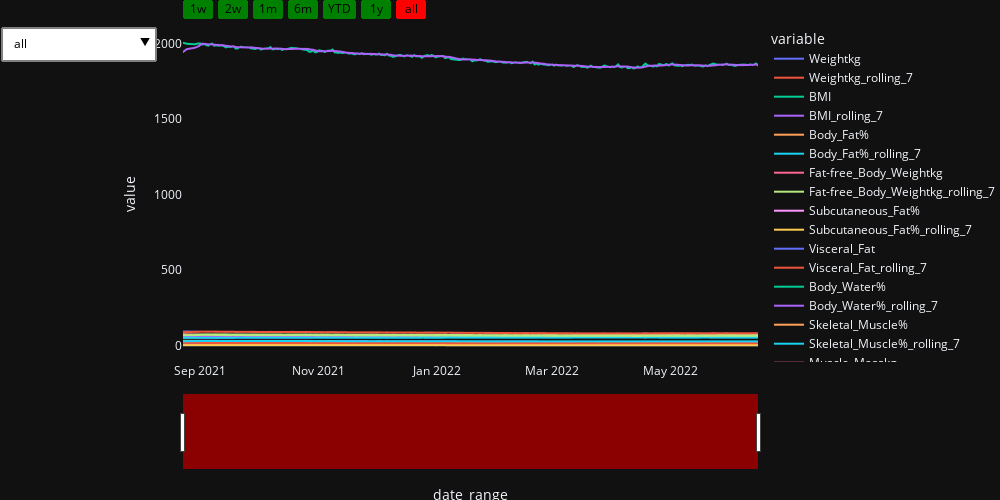

Here is the notebook cell this chart was saved with:
### Code cell
# df = df.set_index('date_range')
df_linechart = df[['date_range',
                   'Weightkg','Weightkg_rolling_7',
                   'BMI','BMI_rolling_7',
                   'Body_Fat%','Body_Fat%_rolling_7',
                   'Fat-free_Body_Weightkg','Fat-free_Body_Weightkg_rolling_7',
                   'Subcutaneous_Fat%','Subcutaneous_Fat%_rolling_7',
                   'Visceral_Fat','Visceral_Fat_rolling_7', 
                   'Body_Water%','Body_Water%_rolling_7',
                   'Skeletal_Muscle%','Skeletal_Muscle%_rolling_7',
                   'Muscle_Masskg','Muscle_Masskg_rolling_7',
                   'Bone_Masskg','Bone_Masskg_rolling_7',
                   'Protein%','Protein%_rolling_7',
                   'BMRkcal','BMRkcal_rolling_7',
                   'Metabolic_Age','Metabolic_Age_rolling_7']]


maps = {
        'Weightkg': ['Weightkg','Weightkg_rolling_7'],
        'BMI':['BMI','BMI_rolling_7'],
        'BodyFat': ['Body_Fat%','Body_Fat%_rolling_7'],
        'FatFree_BodyWeight':['Fat-free_Body_Weightkg','Fat-free_Body_Weightkg_rolling_7'],
        'Subcutaneous_Fat%':['Subcutaneous_Fat%','Subcutaneous_Fat%_rolling_7'],
        'VisceralFat':['Visceral_Fat','Visceral_Fat_rolling_7'],
        'BodyWater%':['Body_Water%','Body_Water%_rolling_7'],
        'SkeletalMuscle%':['Skeletal_Muscle%','Skeletal_Muscle%_rolling_7'],
        'MuscleMassKg':['Muscle_Masskg','Muscle_Masskg_rolling_7'],
        'BoneMassKg':['Bone_Masskg','Bone_Masskg_rolling_7'],
        'Protien%':['Protein%','Protein%_rolling_7'],
        'BMRKcal':['BMRkcal','BMRkcal_rolling_7'],
        'Metabolic_Age':['Metabolic_Age','Metabolic_Age_rolling_7']
       
       }


# plotly figure
fig = px.line(df_linechart, x=df_linechart.date_range, y = df_linechart.columns[1:]) 

# groups and trace visibilities
group = []
vis = []
visList = []
for m in maps.keys():
    for col in df_linechart.columns[1:]:
        if col in maps[m]:
            vis.append(True)
        else:
            vis.append(False)
    group.append(m)
    visList.append(vis)
    vis = []
    
    

# buttons for each group
buttons = []
for i, g in enumerate(group):
    button =  dict(label=g,
                   method = 'restyle',
                    args = ['visible',visList[i]])
    buttons.append(button)

buttons = [{'label': 'all',
                 'method': 'restyle',
                 'args': ['visible', [True, True, True, True, True, True]]}] + buttons



# update layout with buttons                       
fig.update_layout(
    updatemenus=[
        dict(
        type="dropdown",
        direction="down",
        buttons = buttons,
        bgcolor='white',
        font={'color':'black'},
        borderwidth=2,
        bordercolor='Grey')
    ],
)


fig.update_layout(
    width=1000,
    height=500,
    autosize=False,
    margin=dict(t=0, b=0, l=0, r=0),
    template="plotly_dark"
)

  
    
fig.update_layout(
    xaxis=dict(
        rangeselector=dict(
            buttons=list([
                dict(count=7,
                     label="1w",
                     step="day",
                     stepmode="backward",
                    visible=True),
                dict(count=14,
                     label="2w",
                     step="day",
                     stepmode="backward",
                    visible=True),
                dict(count=1,
                     label="1m",
                     step="month",
                     stepmode="backward",
                    visible=True),
                dict(count=6,
                     label="6m",
                     step="month",
                     stepmode="backward",
                    visible=True),
                dict(count=1,
                     label="YTD",
                     step="year",
                     stepmode="todate",
                    visible=True),
                dict(count=1,
                     label="1y",
                     step="year",
                     stepmode="backward",
                    visible=True),
                dict(step="all")
            ])
 
        ),
        rangeslider=dict(
            visible=True,
            bgcolor= 'darkred'
        ),
        
        type="date"
    ),
template="plotly_dark",
xaxis_rangeselector_font_color='black',
xaxis_rangeselector_activecolor='red',
xaxis_rangeselector_bgcolor='green',
)
fig.update_xaxes(showline=False, showgrid=False, linewidth=2, linecolor='black', gridcolor='black')
fig.update_yaxes(showline=False, showgrid=False, linewidth=2, linecolor='black', gridcolor='black')






# buttons
fig.show()

### Figure 1 — Plotly figure (JSON) as saved in the notebook; plotly's stock layout.template omitted (floating-point values rounded to 4 significant figures; data arrays with more than 128 entries replaced by an {"elided": "..."} marker saying what was removed)
{"data": [{"hovertemplate": "variable=Weightkg<br>date_range=%{x}<br>value=%{y}<extra></extra>", "legendgroup": "Weightkg", "line": {"color": "#636efa", "dash": "solid"}, "marker": {"symbol": "circle"}, "mode": "lines", "name": "Weightkg", "showlegend": true, "type": "scattergl", "x": {"elided": "279 str values"}, "xaxis": "x", "y": {"elided": "279 float values"}, "yaxis": "y"}, {"hovertemplate": "variable=Weightkg_rolling_7<br>date_range=%{x}<br>value=%{y}<extra></extra>", "legendgroup": "Weightkg_rolling_7", "line": {"color": "#EF553B", "dash": "solid"}, "marker": {"symbol": "circle"}, "mode": "lines", "name": "Weightkg_rolling_7", "showlegend": true, "type": "scattergl", "x": {"elided": "279 str values"}, "xaxis": "x", "y": {"elided": "279 float values"}, "yaxis": "y"}, {"hovertemplate": "variable=BMI<br>date_range=%{x}<br>value=%{y}<extra></extra>", "legendgroup": "BMI", "line": {"color": "#00cc96", "dash": "solid"}, "marker": {"symbol": "circle"}, "mode": "lines", "name": "BMI", "showlegend": true, "type": "scattergl", "x": {"elided": "279 str values"}, "xaxis": "x", "y": {"elided": "279 float values"}, "yaxis": "y"}, {"hovertemplate": "variable=BMI_rolling_7<br>date_range=%{x}<br>value=%{y}<extra></extra>", "legendgroup": "BMI_rolling_7", "line": {"color": "#ab63fa", "dash": "solid"}, "marker": {"symbol": "circle"}, "mode": "lines", "name": "BMI_rolling_7", "showlegend": true, "type": "scattergl", "x": {"elided": "279 str values"}, "xaxis": "x", "y": {"elided": "279 float values"}, "yaxis": "y"}, {"hovertemplate": "variable=Body_Fat%<br>date_range=%{x}<br>value=%{y}<extra></extra>", "legendgroup": "Body_Fat%", "line": {"color": "#FFA15A", "dash": "solid"}, "marker": {"symbol": "circle"}, "mode": "lines", "name": "Body_Fat%", "showlegend": true, "type": "scattergl", "x": {"elided": "279 str values"}, "xaxis": "x", "y": {"elided": "279 float values"}, "yaxis": "y"}, {"hovertemplate": "variable=Body_Fat%_rolling_7<br>date_range=%{x}<br>value=%{y}<extra></extra>", "legendgroup": "Body_Fat%_rolling_7", "line": {"color": "#19d3f3", "dash": "solid"}, "marker": {"symbol": "circle"}, "mode": "lines", "name": "Body_Fat%_rolling_7", "showlegend": true, "type": "scattergl", "x": {"elided": "279 str values"}, "xaxis": "x", "y": {"elided": "279 float values"}, "yaxis": "y"}, {"hovertemplate": "variable=Fat-free_Body_Weightkg<br>date_range=%{x}<br>value=%{y}<extra></extra>", "legendgroup": "Fat-free_Body_Weightkg", "line": {"color": "#FF6692", "dash": "solid"}, "marker": {"symbol": "circle"}, "mode": "lines", "name": "Fat-free_Body_Weightkg", "showlegend": true, "type": "scattergl", "x": {"elided": "279 str values"}, "xaxis": "x", "y": {"elided": "279 float values"}, "yaxis": "y"}, {"hovertemplate": "variable=Fat-free_Body_Weightkg_rolling_7<br>date_range=%{x}<br>value=%{y}<extra></extra>", "legendgroup": "Fat-free_Body_Weightkg_rolling_7", "line": {"color": "#B6E880", "dash": "solid"}, "marker": {"symbol": "circle"}, "mode": "lines", "name": "Fat-free_Body_Weightkg_rolling_7", "showlegend": true, "type": "scattergl", "x": {"elided": "279 str values"}, "xaxis": "x", "y": {"elided": "279 float values"}, "yaxis": "y"}, {"hovertemplate": "variable=Subcutaneous_Fat%<br>date_range=%{x}<br>value=%{y}<extra></extra>", "legendgroup": "Subcutaneous_Fat%", "line": {"color": "#FF97FF", "dash": "solid"}, "marker": {"symbol": "circle"}, "mode": "lines", "name": "Subcutaneous_Fat%", "showlegend": true, "type": "scattergl", "x": {"elided": "279 str values"}, "xaxis": "x", "y": {"elided": "279 float values"}, "yaxis": "y"}, {"hovertemplate": "variable=Subcutaneous_Fat%_rolling_7<br>date_range=%{x}<br>value=%{y}<extra></extra>", "legendgroup": "Subcutaneous_Fat%_rolling_7", "line": {"color": "#FECB52", "dash": "solid"}, "marker": {"symbol": "circle"}, "mode": "lines", "name": "Subcutaneous_Fat%_rolling_7", "showlegend": true, "type": "scattergl", "x": {"elided": "279 str values"}, "xaxis": "x", "y": {"elided": "279 float values"}, "yaxis": "y"}, {"hovertemplate": "variable=Visceral_Fat<br>date_range=%{x}<br>value=%{y}<extra></extra>", "legendgroup": "Visceral_Fat", "line": {"color": "#636efa", "dash": "solid"}, "marker": {"symbol": "circle"}, "mode": "lines", "name": "Visceral_Fat", "showlegend": true, "type": "scattergl", "x": {"elided": "279 str values"}, "xaxis": "x", "y": {"elided": "279 int values"}, "yaxis": "y"}, {"hovertemplate": "variable=Visceral_Fat_rolling_7<br>date_range=%{x}<br>value=%{y}<extra></extra>", "legendgroup": "Visceral_Fat_rolling_7", "line": {"color": "#EF553B", "dash": "solid"}, "marker": {"symbol": "circle"}, "mode": "lines", "name": "Visceral_Fat_rolling_7", "showlegend": true, "type": "scattergl", "x": {"elided": "279 str values"}, "xaxis": "x", "y": {"elided": "279 float values"}, "yaxis": "y"}, {"hovertemplate": "variable=Body_Water%<br>date_range=%{x}<br>value=%{y}<extra></extra>", "legendgroup": "Body_Water%", "line": {"color": "#00cc96", "dash": "solid"}, "marker": {"symbol": "circle"}, "mode": "lines", "name": "Body_Water%", "showlegend": true, "type": "scattergl", "x": {"elided": "279 str values"}, "xaxis": "x", "y": {"elided": "279 float values"}, "yaxis": "y"}, {"hovertemplate": "variable=Body_Water%_rolling_7<br>date_range=%{x}<br>value=%{y}<extra></extra>", "legendgroup": "Body_Water%_rolling_7", "line": {"color": "#ab63fa", "dash": "solid"}, "marker": {"symbol": "circle"}, "mode": "lines", "name": "Body_Water%_rolling_7", "showlegend": true, "type": "scattergl", "x": {"elided": "279 str values"}, "xaxis": "x", "y": {"elided": "279 float values"}, "yaxis": "y"}, {"hovertemplate": "variable=Skeletal_Muscle%<br>date_range=%{x}<br>value=%{y}<extra></extra>", "legendgroup": "Skeletal_Muscle%", "line": {"color": "#FFA15A", "dash": "solid"}, "marker": {"symbol": "circle"}, "mode": "lines", "name": "Skeletal_Muscle%", "showlegend": true, "type": "scattergl", "x": {"elided": "279 str values"}, "xaxis": "x", "y": {"elided": "279 float values"}, "yaxis": "y"}, {"hovertemplate": "variable=Skeletal_Muscle%_rolling_7<br>date_range=%{x}<br>value=%{y}<extra></extra>", "legendgroup": "Skeletal_Muscle%_rolling_7", "line": {"color": "#19d3f3", "dash": "solid"}, "marker": {"symbol": "circle"}, "mode": "lines", "name": "Skeletal_Muscle%_rolling_7", "showlegend": true, "type": "scattergl", "x": {"elided": "279 str values"}, "xaxis": "x", "y": {"elided": "279 float values"}, "yaxis": "y"}, {"hovertemplate": "variable=Muscle_Masskg<br>date_range=%{x}<br>value=%{y}<extra></extra>", "legendgroup": "Muscle_Masskg", "line": {"color": "#FF6692", "dash": "solid"}, "marker": {"symbol": "circle"}, "mode": "lines", "name": "Muscle_Masskg", "showlegend": true, "type": "scattergl", "x": {"elided": "279 str values"}, "xaxis": "x", "y": {"elided": "279 float values"}, "yaxis": "y"}, {"hovertemplate": "variable=Muscle_Masskg_rolling_7<br>date_range=%{x}<br>value=%{y}<extra></extra>", "legendgroup": "Muscle_Masskg_rolling_7", "line": {"color": "#B6E880", "dash": "solid"}, "marker": {"symbol": "circle"}, "mode": "lines", "name": "Muscle_Masskg_rolling_7", "showlegend": true, "type": "scattergl", "x": {"elided": "279 str values"}, "xaxis": "x", "y": {"elided": "279 float values"}, "yaxis": "y"}, {"hovertemplate": "variable=Bone_Masskg<br>date_range=%{x}<br>value=%{y}<extra></extra>", "legendgroup": "Bone_Masskg", "line": {"color": "#FF97FF", "dash": "solid"}, "marker": {"symbol": "circle"}, "mode": "lines", "name": "Bone_Masskg", "showlegend": true, "type": "scattergl", "x": {"elided": "279 str values"}, "xaxis": "x", "y": {"elided": "279 float values"}, "yaxis": "y"}, {"hovertemplate": "variable=Bone_Masskg_rolling_7<br>date_range=%{x}<br>value=%{y}<extra></extra>", "legendgroup": "Bone_Masskg_rolling_7", "line": {"color": "#FECB52", "dash": "solid"}, "marker": {"symbol": "circle"}, "mode": "lines", "name": "Bone_Masskg_rolling_7", "showlegend": true, "type": "scattergl", "x": {"elided": "279 str values"}, "xaxis": "x", "y": {"elided": "279 float values"}, "yaxis": "y"}, {"hovertemplate": "variable=Protein%<br>date_range=%{x}<br>value=%{y}<extra></extra>", "legendgroup": "Protein%", "line": {"color": "#636efa", "dash": "solid"}, "marker": {"symbol": "circle"}, "mode": "lines", "name": "Protein%", "showlegend": true, "type": "scattergl", "x": {"elided": "279 str values"}, "xaxis": "x", "y": {"elided": "279 float values"}, "yaxis": "y"}, {"hovertemplate": "variable=Protein%_rolling_7<br>date_range=%{x}<br>value=%{y}<extra></extra>", "legendgroup": "Protein%_rolling_7", "line": {"color": "#EF553B", "dash": "solid"}, "marker": {"symbol": "circle"}, "mode": "lines", "name": "Protein%_rolling_7", "showlegend": true, "type": "scattergl", "x": {"elided": "279 str values"}, "xaxis": "x", "y": {"elided": "279 float values"}, "yaxis": "y"}, {"hovertemplate": "variable=BMRkcal<br>date_range=%{x}<br>value=%{y}<extra></extra>", "legendgroup": "BMRkcal", "line": {"color": "#00cc96", "dash": "solid"}, "marker": {"symbol": "circle"}, "mode": "lines", "name": "BMRkcal", "showlegend": true, "type": "scattergl", "x": {"elided": "279 str values"}, "xaxis": "x", "y": {"elided": "279 float values"}, "yaxis": "y"}, {"hovertemplate": "variable=BMRkcal_rolling_7<br>date_range=%{x}<br>value=%{y}<extra></extra>", "legendgroup": "BMRkcal_rolling_7", "line": {"color": "#ab63fa", "dash": "solid"}, "marker": {"symbol": "circle"}, "mode": "lines", "name": "BMRkcal_rolling_7", "showlegend": true, "type": "scattergl", "x": {"elided": "279 str values"}, "xaxis": "x", "y": {"elided": "279 float values"}, "yaxis": "y"}, {"hovertemplate": "variable=Metabolic_Age<br>date_range=%{x}<br>value=%{y}<extra></extra>", "legendgroup": "Metabolic_Age", "line": {"color": "#FFA15A", "dash": "solid"}, "marker": {"symbol": "circle"}, "mode": "lines", "name": "Metabolic_Age", "showlegend": true, "type": "scattergl", "x": {"elided": "279 str values"}, "xaxis": "x", "y": {"elided": "279 float values"}, "yaxis": "y"}, {"hovertemplate": "variable=Metabolic_Age_rolling_7<br>date_range=%{x}<br>value=%{y}<extra></extra>", "legendgroup": "Metabolic_Age_rolling_7", "line": {"color": "#19d3f3", "dash": "solid"}, "marker": {"symbol": "circle"}, "mode": "lines", "name": "Metabolic_Age_rolling_7", "showlegend": true, "type": "scattergl", "x": {"elided": "279 str values"}, "xaxis": "x", "y": {"elided": "279 float values"}, "yaxis": "y"}], "layout": {"autosize": false, "height": 500, "legend": {"title": {"text": "variable"}, "tracegroupgap": 0}, "margin": {"b": 0, "l": 0, "r": 0, "t": 0}, "updatemenus": [{"bgcolor": "white", "bordercolor": "Grey", "borderwidth": 2, "buttons": [{"args": ["visible", [true, true, true, true, true, true]], "label": "all", "method": "restyle"}, {"args": ["visible", [true, true, false, false, false, false, false, false, false, false, false, false, false, false, false, false, false, false, false, false, false, false, false, false, false, false]], "label": "Weightkg", "method": "restyle"}, {"args": ["visible", [false, false, true, true, false, false, false, false, false, false, false, false, false, false, false, false, false, false, false, false, false, false, false, false, false, false]], "label": "BMI", "method": "restyle"}, {"args": ["visible", [false, false, false, false, true, true, false, false, false, false, false, false, false, false, false, false, false, false, false, false, false, false, false, false, false, false]], "label": "BodyFat", "method": "restyle"}, {"args": ["visible", [false, false, false, false, false, false, true, true, false, false, false, false, false, false, false, false, false, false, false, false, false, false, false, false, false, false]], "label": "FatFree_BodyWeight", "method": "restyle"}, {"args": ["visible", [false, false, false, false, false, false, false, false, true, true, false, false, false, false, false, false, false, false, false, false, false, false, false, false, false, false]], "label": "Subcutaneous_Fat%", "method": "restyle"}, {"args": ["visible", [false, false, false, false, false, false, false, false, false, false, true, true, false, false, false, false, false, false, false, false, false, false, false, false, false, false]], "label": "VisceralFat", "method": "restyle"}, {"args": ["visible", [false, false, false, false, false, false, false, false, false, false, false, false, true, true, false, false, false, false, false, false, false, false, false, false, false, false]], "label": "BodyWater%", "method": "restyle"}, {"args": ["visible", [false, false, false, false, false, false, false, false, false, false, false, false, false, false, true, true, false, false, false, false, false, false, false, false, false, false]], "label": "SkeletalMuscle%", "method": "restyle"}, {"args": ["visible", [false, false, false, false, false, false, false, false, false, false, false, false, false, false, false, false, true, true, false, false, false, false, false, false, false, false]], "label": "MuscleMassKg", "method": "restyle"}, {"args": ["visible", [false, false, false, false, false, false, false, false, false, false, false, false, false, false, false, false, false, false, true, true, false, false, false, false, false, false]], "label": "BoneMassKg", "method": "restyle"}, {"args": ["visible", [false, false, false, false, false, false, false, false, false, false, false, false, false, false, false, false, false, false, false, false, true, true, false, false, false, false]], "label": "Protien%", "method": "restyle"}, {"args": ["visible", [false, false, false, false, false, false, false, false, false, false, false, false, false, false, false, false, false, false, false, false, false, false, true, true, false, false]], "label": "BMRKcal", "method": "restyle"}, {"args": ["visible", [false, false, false, false, false, false, false, false, false, false, false, false, false, false, false, false, false, false, false, false, false, false, false, false, true, true]], "label": "Metabolic_Age", "method": "restyle"}], "direction": "down", "font": {"color": "black"}, "type": "dropdown"}], "width": 1000, "xaxis": {"anchor": "y", "domain": [0, 1], "gridcolor": "black", "linecolor": "black", "linewidth": 2, "rangeselector": {"activecolor": "red", "bgcolor": "green", "buttons": [{"count": 7, "label": "1w", "step": "day", "stepmode": "backward", "visible": true}, {"count": 14, "label": "2w", "step": "day", "stepmode": "backward", "visible": true}, {"count": 1, "label": "1m", "step": "month", "stepmode": "backward", "visible": true}, {"count": 6, "label": "6m", "step": "month", "stepmode": "backward", "visible": true}, {"count": 1, "label": "YTD", "step": "year", "stepmode": "todate", "visible": true}, {"count": 1, "label": "1y", "step": "year", "stepmode": "backward", "visible": true}, {"step": "all"}], "font": {"color": "black"}}, "rangeslider": {"bgcolor": "darkred", "visible": true}, "showgrid": false, "showline": false, "title": {"text": "date_range"}, "type": "date"}, "yaxis": {"anchor": "x", "domain": [0, 1], "gridcolor": "black", "linecolor": "black", "linewidth": 2, "showgrid": false, "showline": false, "title": {"text": "value"}}}}
